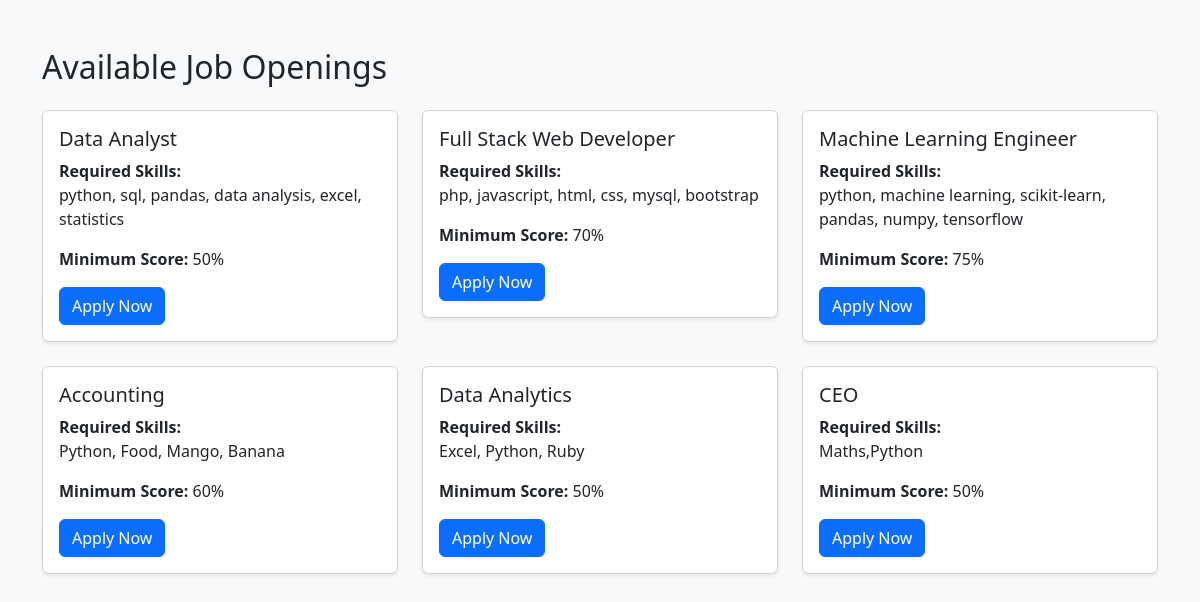
The page / on the database its author committed.
### tables this page shows
CREATE TABLE `jobs` (
  `job_id` int(11) NOT NULL,
  `job_title` varchar(200) DEFAULT NULL,
  `required_skills` text DEFAULT NULL,
  `min_score` int(11) DEFAULT NULL,
  `created_at` timestamp NOT NULL DEFAULT current_timestamp()
);

### index.php (the view, shortened to what this page needs)
<?php
$conn = new mysqli("localhost","root","","dbhr");
$jobs = $conn->query("SELECT * FROM jobs");
?>
<!DOCTYPE html>
<html>
<head>
<link rel="stylesheet"
href="https://cdn.jsdelivr.net/npm/bootstrap@5.3.2/dist/css/bootstrap.min.css">
</head>
<body class="bg-light">
<div class="container mt-5">
<h2 class="mb-4">Available Job Openings</h2>
<div class="row">
<?php while($job=$jobs->fetch_assoc()){ ?>
<div class="col-md-4">
<div class="card mb-4 shadow-sm">
<div class="card-body">
<h5 class="card-title">
<?php echo $job['job_title']; ?>
</h5>
<p class="card-text">
<b>Required Skills:</b><br>
<?php echo $job['required_skills']; ?>
</p>
<p>
<b>Minimum Score:</b>
<?php echo $job['min_score']; ?>%
</p>
<a href="apply.php?job_id=<?php echo $job['id']; ?>"
class="btn btn-primary">
Apply Now
</a>
</div>
</div>
</div>
<?php } ?>
</div>
</div>
</body>
</html>

### rows shown on the page
jobs: job_title "Data Analyst", required_skills "python, sql, pandas, data analysis, excel, statistics", min_score "50"
jobs: job_title "Full Stack Web Developer", required_skills "php, javascript, html, css, mysql, bootstrap", min_score "70"
jobs: job_title "Machine Learning Engineer", required_skills "python, machine learning, scikit-learn, pandas, numpy, tensorflow", min_score "75"
jobs: job_title "Accounting", required_skills "Python, Food, Mango, Banana", min_score "60"
jobs: job_title "Data Analytics", required_skills "Excel, Python, Ruby", min_score "50"
jobs: job_title "CEO", required_skills "Maths,Python", min_score "50"
